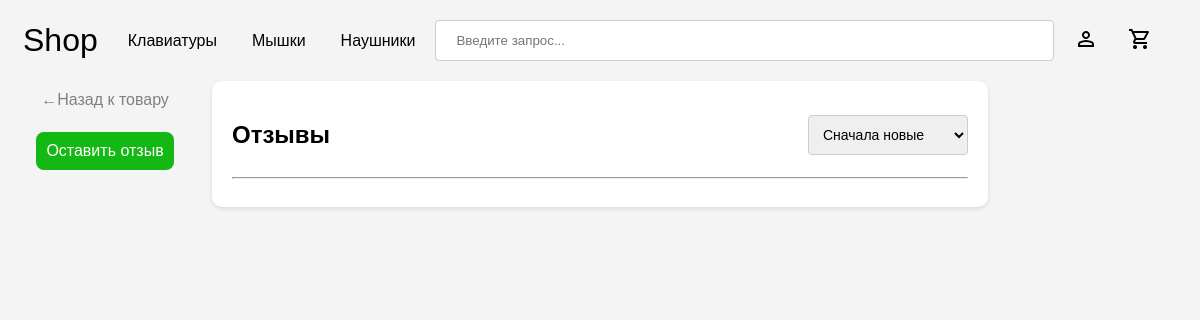
Page /reviews/23 on the earlier database version.
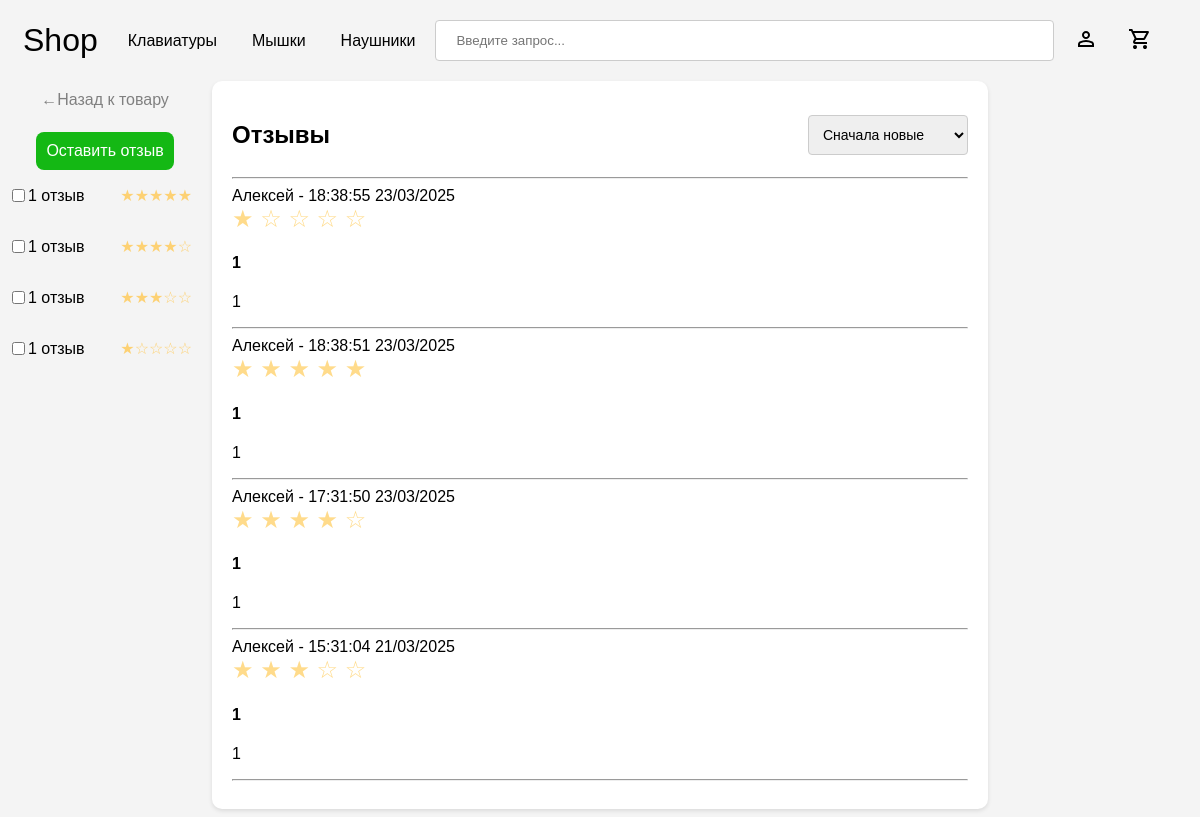
Same page on the later database version.
### base/models.py (models this page shows, shortened)
class Review(models.Model):
    user = models.ForeignKey(User, on_delete = models.CASCADE)
    product = models.ForeignKey(Product, on_delete = models.CASCADE,null=True)
    title = models.CharField(max_length=350,null=True)
    rating = models.IntegerField(validators=[MinValueValidator(1), MaxValueValidator(5)], null=True)
    body = models.TextField(null = True, blank = True)
    updated = models.DateTimeField(auto_now = True)
    created = models.DateTimeField(auto_now_add = True)
    class Meta:
        ordering = ['-updated','-created']

class User(AbstractUser):
    email = models.EmailField(null=True, unique=True)
    phone_number = models.CharField(
        max_length=20,
        validators=[phone_regex],
        null = True,
        blank=False
    )
    username = models.CharField(max_length=100, blank = True, null = True)
    USERNAME_FIELD = 'email'
    REQUIRED_FIELDS = []

### base/views.py (the view)
# urls.py: path('reviews/<str:pk>', views.reviews, name='product-reviews'),
def reviews(request, pk):
    product = Product.objects.get(id = pk)
    q = request.GET.get('stars', '')
    sort = request.GET.get('sort', '-created')
    q = list(map(int, q))
    if q:
        reviews = product.review_set.filter(rating__in=q).order_by(sort)
    else:
        reviews = product.review_set.all().order_by(sort)
    star_reviews = [product.review_set.filter(rating=i).count() for i in range(5, 0,-1)]
    context = {'reviews':reviews, "product":product, 'star_reviews':star_reviews, 'sort':sort}
    if request.headers.get('X-Requested-With') == 'XMLHttpRequest':
        html = render(request,'reviews_innerHTML.html',context)
        return JsonResponse({'html':html.content.decode('utf-8')})
    else:
        return render(request, 'reviews.html', context)

### base/context_processors.py (called while the page is built)
def cart_item_count(request):
    cart_count = 0
    cart = None
    if request.user.is_authenticated:
        cart,_ = Cart.objects.get_or_create(user=request.user, status = '-')
    elif request.session.session_key != None:
        cart,_ = Cart.objects.get_or_create(session_key=request.session.session_key,status = '-')
    if cart:
        cart_products = CartItem.objects.filter(cart=cart)
        if cart_products.exists():
            cart_count = cart_products.aggregate(Sum('quantity'))['quantity__sum']
        else:
            cart_count = 0
    return {'cart_item_count': cart_count}

### base/templatetags/custom_filters.py (called while the page is built)
@register.filter
def module(number):
    return number%10

### templates/reviews.html (shortened to what this page needs)
<!DOCTYPE html>
{% load static %}
{% load custom_filters %}
<html lang="en">
<head>
  {% load static %}
</head>
<body>
{% include 'navbar.html'%}
<div class="review-page-wrapper">
    <div class="review-button-wrapper">
        <div class="back-button-wrapper">
            <a class="back-button-link" href="{% url 'info' pk=product.id %}">←Назад к товару</a>
        </div>
        {% if request.user.is_staff == False %}
            <a href="{% url 'post-review' product.id %}" class="leave-review-button">Оставить отзыв</a>
        {% endif %}
        <div class="star-filter">
            {% if star_reviews.0 > 0 %}
            <label>
                <input onchange="filterReviews()" type="checkbox" class="star-filter-input" value=5> {{ star_reviews.0 }} {% if star_reviews.0|module == 1 %} отзыв {% elif star_reviews.0|module > 1  and star_reviews.0|module < 5 %} отзыва {% else %} отзывов {% endif %} <p class="stars">★★★★★</p>
            </label>
            {% endif %}
            {% if star_reviews.1 > 0 %}
            <label>
                <input type="checkbox" onchange="filterReviews()" class="star-filter-input" value=4> {{ star_reviews.1 }} {% if star_reviews.1|module == 1 %} отзыв {% elif star_reviews.1|module > 1  and star_reviews.1|module < 5 %} отзыва {% else %} отзывов {% endif %} <p class="stars">★★★★☆</p>
            </label>
            {% endif %}
            {% if star_reviews.2 > 0 %}
            <label>
                <input type="checkbox" onchange="filterReviews()" class="star-filter-input" value=3> {{ star_reviews.2 }} {% if star_reviews.2|module == 1 %} отзыв {% elif star_reviews.2|module > 1  and star_reviews.2|module < 5 %} отзыва {% else %} отзывов {% endif %} <p class="stars">★★★☆☆</p>
            </label>
            {% endif %}
            {% if star_reviews.4 > 0 %}
            <label>
                <input type="checkbox" onchange="filterReviews()" class="star-filter-input" value=1> {{ star_reviews.4 }} {% if star_reviews.4|module == 1 %} отзыв {% elif star_reviews.4|module > 1  and star_reviews.4|module < 5 %} отзыва {% else %} отзывов {% endif %} <p class="stars">★☆☆☆☆</p>
            </label>
            {% endif %}
        </div>
    </div>
    <div class="review-wrapper">
        <div class="review-title">
            <h2>Отзывы</h2>
            <select class="sort" onchange="filterReviews()">
                <option {% if sort == '-created' %} selected{% endif %} value="-created">
                    Сначала новые
                </option>
            </select>
        </div>
        <hr>
        <div class="review-list">
            {% include 'reviews_innerHTML.html' %}
        </div>
    </div>
</div>
</body>
</html>

### templates/reviews_innerHTML.html (shortened to what this page needs)
{% load static %}
{% load custom_filters %}
{% for review in reviews %}
    <div class="review-content">
        <div class="review-header">
            <div class="review-user">
                {{ review.user.first_name }} -
                {{ review.created|date:"H:i:s d/m/Y" }}
            </div>
        </div>
        <div class="rating">
            {% for i in '12345'|make_list %}
                {% if forloop.counter <= review.rating %}
                    <span>★</span>
                {% else %}
                    <span>☆</span>
                {% endif %}
            {% endfor %}
        </div>
        <h4>{{ review.title }}</h4>
        <p class="review-body">{{ review.body }}</p>
        <hr>
    </div>
{% endfor %}

Differences in the rows shown:
added Review: user.first_name "Алексей", created "18:38:55 23/03/2025", rating 1 (drawn), title "1", body "1"
added Review: user.first_name "Алексей", created "18:38:51 23/03/2025", rating 5 (drawn), title "1", body "1"
added Review: user.first_name "Алексей", created "17:31:50 23/03/2025", rating 4 (drawn), title "1", body "1"
added Review: user.first_name "Алексей", created "15:31:04 21/03/2025", rating 3 (drawn), title "1", body "1"
Other differences:
form field value: (not shown) → "☐"
{{ star_reviews.0 }}: (not shown) → "1"
{{ star_reviews.1 }}: (not shown) → "1"
{{ star_reviews.2 }}: (not shown) → "1"
{{ star_reviews.4 }}: (not shown) → "1"
text now shown: "отзыв ★★★★★ отзыв ★★★★☆ отзыв ★★★☆☆ отзыв ★☆☆☆☆"
